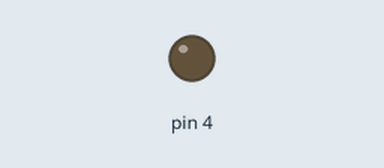
Recording of a sketch running on a simulated Arduino Uno, built with avr-gcc and run on an emulated ATmega328P. Shown: output pins drawn as LEDs (lit = HIGH).

Above: at 2.5 s.
At 7.5 s:
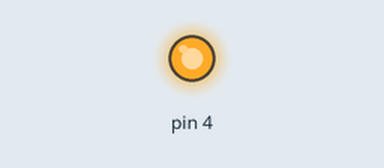
Timing chart, 0 to 13.0 s (numbered marks = the images above):
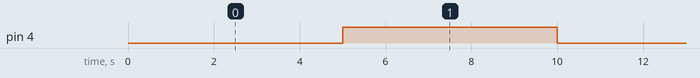

The sketch:

watersetup.ino
```cpp
void setup() {
  pinMode(4,OUTPUT);
}

void loop() {
  delay(5000);
  digitalWrite(4,HIGH);
  delay(5000);
  digitalWrite(4,LOW);
}
```

aws_iot_certficates.c
```cpp
// (licence header left out)
/**
 * @file aws_iot_certifcates.c
 * @brief File to store the AWS certificates in the form of arrays
 */

#ifdef __cplusplus
extern "C" {
#endif

const char aws_root_ca_pem[] = {"-----BEGIN CERTIFICATE-----\n\
MIIDQTCCAimgAwIBAgITBmyfz5m/jAo54vB4ikPmljZbyjANBgkqhkiG9w0BAQsF\n\
ADA5MQswCQYDVQQGEwJVUzEPMA0GA1UEChMGQW1hem9uMRkwFwYDVQQDExBBbWF6\n\
b24gUm9vdCBDQSAxMB4XDTE1MDUyNjAwMDAwMFoXDTM4MDExNzAwMDAwMFowOTEL\n\
MAkGA1UEBhMCVVMxDzANBgNVBAoTBkFtYXpvbjEZMBcGA1UEAxMQQW1hem9uIFJv\n\
b3QgQ0EgMTCCASIwDQYJKoZIhvcNAQEBBQADggEPADCCAQoCggEBALJ4gHHKeNXj\n\
ca9HgFB0fW7Y14h29Jlo91ghYPl0hAEvrAIthtOgQ3pOsqTQNroBvo3bSMgHFzZM\n\
9O6II8c+6zf1tRn4SWiw3te5djgdYZ6k/oI2peVKVuRF4fn9tBb6dNqcmzU5L/qw\n\
IFAGbHrQgLKm+a/sRxmPUDgH3KKHOVj4utWp+UhnMJbulHheb4mjUcAwhmahRWa6\n\
VOujw5H5SNz/0egwLX0tdHA114gk957EWW67c4cX8jJGKLhD+rcdqsq08p8kDi1L\n\
93FcXmn/6pUCyziKrlA4b9v7LWIbxcceVOF34GfID5yHI9Y/QCB/IIDEgEw+OyQm\n\
jgSubJrIqg0CAwEAAaNCMEAwDwYDVR0TAQH/BAUwAwEB/zAOBgNVHQ8BAf8EBAMC\n\
AYYwHQYDVR0OBBYEFIQYzIU07LwMlJQuCFmcx7IQTgoIMA0GCSqGSIb3DQEBCwUA\n\
A4IBAQCY8jdaQZChGsV2USggNiMOruYou6r4lK5IpDB/G/wkjUu0yKGX9rbxenDI\n\
U5PMCCjjmCXPI6T53iHTfIUJrU6adTrCC2qJeHZERxhlbI1Bjjt/msv0tadQ1wUs\n\
N+gDS63pYaACbvXy8MWy7Vu33PqUXHeeE6V/Uq2V8viTO96LXFvKWlJbYK8U90vv\n\
o/ufQJVtMVT8QtPHRh8jrdkPSHCa2XV4cdFyQzR1bldZwgJcJmApzyMZFo6IQ6XU\n\
5MsI+yMRQ+hDKXJioaldXgjUkK642M4UwtBV8ob2xJNDd2ZhwLnoQdeXeGADbkpy\n\
rqXRfboQnoZsG4q5WTP468SQvvG5\n\
-----END CERTIFICATE-----\n"};

const char certificate_pem_crt[] = {"-----BEGIN CERTIFICATE-----\n\
MIIDWjCCAkKgAwIBAgIVAP7pZynZ5bOxrCw4GjnUmIP9Sl9/MA0GCSqGSIb3DQEB\n\
CwUAME0xSzBJBgNVBAsMQkFtYXpvbiBXZWIgU2VydmljZXMgTz1BbWF6b24uY29t\n\
IEluYy4gTD1TZWF0dGxlIFNUPVdhc2hpbmd0b24gQz1VUzAeFw0xOTExMTkwOTA3\n\
MTVaFw00OTEyMzEyMzU5NTlaMB4xHDAaBgNVBAMME0FXUyBJb1QgQ2VydGlmaWNh\n\
dGUwggEiMA0GCSqGSIb3DQEBAQUAA4IBDwAwggEKAoIBAQDS3A1nOw+1rndOtTMf\n\
Mti8ibVzHv34koAncDRGjvBzbzifYbyHmnw8KJlCQNqbVodK2Mejd3ENsZft7o/8\n\
vs8gCBXNXT2P2BBat0Bc2ai7RXyvOdHZR1R7AYq9Pev/T+2fHftvseivksqcc1Eo\n\
HoAQFO2QLY3WAlQpUGe90e8t9xbDy8xNTwT7g83xGRNoeHIRY+DNuNUhwRbo7uA3\n\
xmILxOH59UlewlI277x2q4WjcZDQcXp48tsHfr5fZmVbF4kqicnwQxR32zSWhjM/\n\
jbCB5MUc9X1IglBNALgAER2v3mdhUyV9BoNP8Gwo9cy1YGK+6I5HVdpkts2pCSED\n\
EchBAgMBAAGjYDBeMB8GA1UdIwQYMBaAFJmbPYpjHMfXtIakNSQzP6e3gRYPMB0G\n\
A1UdDgQWBBTVwJtCddJaLBjMqOZ6jNzpF8G5STAMBgNVHRMBAf8EAjAAMA4GA1Ud\n\
DwEB/wQEAwIHgDANBgkqhkiG9w0BAQsFAAOCAQEAcZRZUkg9M/ne+OPr8R8nf3Mp\n\
I/Wg8/w4hQCJHR1RHY3U1Jz1lnOHzCkEWkSRsGODY48eEf2EXjR2p1onugcT4qcC\n\
IQHc2bxXYRf0wyT7aYcrHxCtGnJmKKVwowY/6WWGmqIgueN/ikosOv2grU+s8TmI\n\
x6ZLfxxEhq0nKFsVPLd4O2X4X6fu1AwpKdO+TuYDHAXIpfuGXpdIQTT/GCGnbJLY\n\
5o9qVoLVjKkarAzrHsa8RA0aAceLcDifh0Af5vKaKojlDXhScquL2/qLlmP4/1Qc\n\
BrvQLtlwVzny9hcXhY672oCWFXZpJgxLLFu7cc7SC8lQQE7RhNW3rqXgjW60JQ==\n\
-----END CERTIFICATE-----\n"};

const char private_pem_key[] = {"-----BEGIN RSA PRIVATE KEY-----\n\
MIIEpAIBAAKCAQEA0twNZzsPta53TrUzHzLYvIm1cx79+JKAJ3A0Ro7wc284n2G8\n\
h5p8PCiZQkDam1aHStjHo3dxDbGX7e6P/L7PIAgVzV09j9gQWrdAXNmou0V8rznR\n\
2UdUewGKvT3r/0/tnx37b7Hor5LKnHNRKB6AEBTtkC2N1gJUKVBnvdHvLfcWw8vM\n\
TU8E+4PN8RkTaHhyEWPgzbjVIcEW6O7gN8ZiC8Th+fVJXsJSNu+8dquFo3GQ0HF6\n\
ePLbB36+X2ZlWxeJKonJ8EMUd9s0loYzP42wgeTFHPV9SIJQTQC4ABEdr95nYVMl\n\
fQaDT/BsKPXMtWBivuiOR1XaZLbNqQkhAxHIQQIDAQABAoIBAFyBzh+L+chrUkxl\n\
kpgNZqjQgZqP7jwvianDwCt0amk6Uk0aQ+v6CqcZ6KL4cO/VdmWP1YYR0LeBQnZQ\n\
QztPOu+CnI4MagXBdOtXmhUiKLSAN8NoSnhYoueUNZnwoKjSGB3GuZi3JK5iaCFb\n\
Ni+zsdtcUxz930wUmXfGnrzYbWZsRNUzShPAL10UhT4Zo5zerMdUfC0aIckbv3eW\n\
rG5tiEtry5gbK+9HkVCWBGJah8NLblLzFIPBDx2BZGMLsqgDsNN2GwdvJC4EXAsO\n\
Odo1yQ3+qCC+DCpyN6Clpubx8VBnP1xw5HYZU1xxaB3aTycLvsoTE6VhEqN3Tc9D\n\
v6DSFwECgYEA7fA0iHlHA+/4CbItw2wwKgoIEunEGr5QFTWPEK0WgaMiA18G/Gdd\n\
DJdIx+yu5Y9o/UZ8V32KZuN75TehZlTQH+ZcjN/s7gC75+KeL0bWSsrb1keNrAsJ\n\
s/wQaQHFZGMeXLv1DCJWSg2VZQ5+13lyMoA4JHu8KghkTQV9G0eoYDUCgYEA4t2i\n\
GSuNdgdhSv1BV8NHMr+wrdKphO/tuZYdh/tIrQslcU3MyWIRErFk88CO+9d1r54s\n\
oSP1mwuA6IBg8FFw7kKMRcaYJeu4fyOA1L4Gt+FrUWvJtvOxAZRYqg4sKq1C9s+t\n\
A37kkIkdlkgsMXuDSrDIXeVX8ZEWFpcjm/yAIV0CgYEAuPT/4RZlHapsJR1cdYyj\n\
5AnoPMt6pU9K8TGxBEWIOT2WMwirZYjzy9XNvZs+WTQhaMBh56Cu9UvgA047KFDF\n\
eAaZ6ugmRNxNNPP0AswNyBXozajRd+scn8xQ9U9rIZ3q/CsfUU9fxDDK8MNT1iuR\n\
mbAR9Eo6+nGLhlO97HbHbAECgYAM5QYKojQXKlI4Xe6x21KXqteS+a9S9AQyETs6\n\
eGjoFQMazo4+QAmyY0zWofI+lD+HLNlii1Wxa1T3YhygbDCcCkJI0QHi3eQNrenr\n\
raVaHEDqTtMXSACek1z6xXVzM4fj2Wf/E95P7Ms2uIFyio+q1iN9WsTF4TY9MHgA\n\
rLhnrQKBgQDecx2DoVcxpgnAK87QlEyI9hRNSCpJy+18Wfz5MylHBH80nkEMRL5t\n\
E8/unJ7KLI1ncWNA1C03plnr00zhSb0toK4ChQqs6xSGv6hYjiaEe1znql9Ow3r5\n\
fmtOwHFaDtvTYqWain89uw72ECN9da1Qy0OFYeYfqz57cojcna8zRQ==\n\
-----END RSA PRIVATE KEY-----\n"};


#ifdef __cplusplus
}
#endif
```

Measured:
- by itself, pin 4: alternates HIGH for 5.0 s and LOW for 5.0 s
